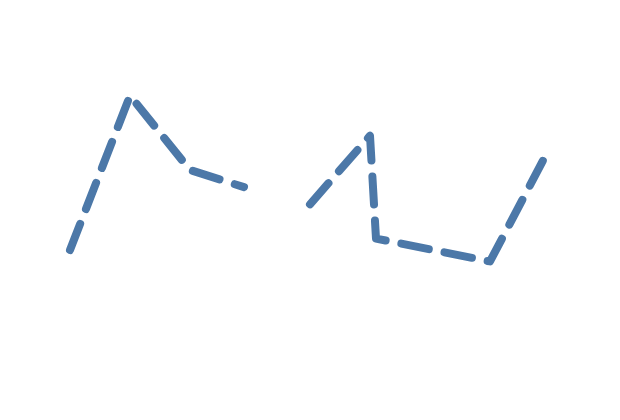

Source (Vega-Lite JSON):
### Vega specification from a JSON file in a GitHub repository (floating-point values rounded to 4 significant figures)
{"$schema": "https://vega.github.io/schema/vega/v5.json", "background": "white", "padding": 5, "width": 300, "height": 200, "style": "cell", "config": {"style": {"cell": {"stroke": "transparent"}}}, "data": [{"name": "source_0", "values": [{"u": 1, "v": 28, "defined": true}, {"u": 2, "v": 55, "defined": true}, {"u": 3, "v": 42, "defined": true}, {"u": 3.9, "v": 39, "defined": true}, {"u": 4, "v": 34, "defined": false}, {"u": 5, "v": 36, "defined": true}, {"u": 6, "v": 48, "defined": true}, {"u": 6.1, "v": 30, "defined": true}, {"u": 8, "v": 26, "defined": true}, {"u": 9, "v": 46, "defined": true}]}, {"name": "data_0", "source": "source_0", "transform": [{"type": "formula", "expr": "toNumber(datum[\"u\"])", "as": "u"}]}], "marks": [{"name": "marks", "type": "line", "sort": {"field": "datum[\"u\"]"}, "from": {"data": "data_0"}, "encode": {"update": {"strokeCap": {"value": "round"}, "strokeJoin": {"value": "round"}, "strokeWidth": {"value": 4}, "strokeDash": {"value": [14, 8]}, "stroke": {"value": "#4c78a8"}, "x": {"scale": "x", "field": "u"}, "y": {"scale": "y", "field": "v"}, "defined": {"field": "defined"}}}}], "scales": [{"name": "x", "type": "linear", "domain": [1, 10], "range": [0, {"signal": "width"}], "nice": true}, {"name": "y", "type": "linear", "domain": [20, 70], "range": [{"signal": "height"}, 0], "nice": true}]}
